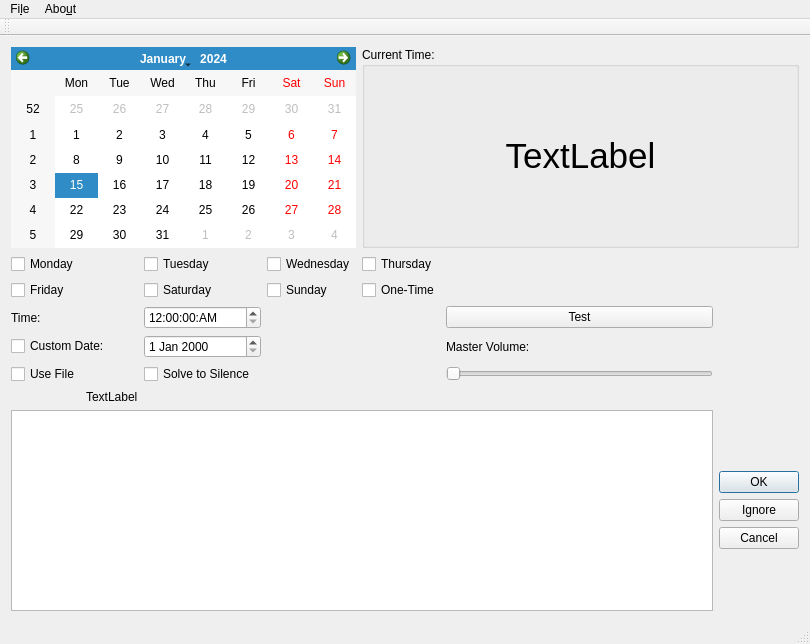
<?xml version="1.0" encoding="UTF-8"?>
<ui version="4.0">
 <class>MainWindow</class>
 <widget class="QMainWindow" name="MainWindow">
  <property name="enabled">
   <bool>true</bool>
  </property>
  <property name="geometry">
   <rect>
    <x>0</x>
    <y>0</y>
    <width>810</width>
    <height>644</height>
   </rect>
  </property>
  <property name="windowTitle">
   <string>QTalarm</string>
  </property>
  <property name="windowIcon">
   <iconset resource="Icons.qrc">
    <normaloff>:/new/icons/clock.png</normaloff>:/new/icons/clock.png</iconset>
  </property>
  <property name="autoFillBackground">
   <bool>false</bool>
  </property>
  <widget class="QWidget" name="centralWidget">
   <layout class="QGridLayout" name="gridLayout">
    <item row="7" column="8">
     <widget class="QDialogButtonBox" name="listAlmBtn">
      <property name="sizePolicy">
       <sizepolicy hsizetype="Fixed" vsizetype="Fixed">
        <horstretch>0</horstretch>
        <verstretch>0</verstretch>
       </sizepolicy>
      </property>
      <property name="orientation">
       <enum>Qt::Vertical</enum>
      </property>
      <property name="standardButtons">
       <set>QDialogButtonBox::Cancel|QDialogButtonBox::Ignore|QDialogButtonBox::Ok</set>
      </property>
     </widget>
    </item>
    <item row="0" column="0" colspan="6">
     <widget class="QCalendarWidget" name="calendarWidget"/>
    </item>
    <item row="2" column="4">
     <widget class="QCheckBox" name="chkSun">
      <property name="text">
       <string>Sunday</string>
      </property>
     </widget>
    </item>
    <item row="6" column="1">
     <widget class="QLabel" name="txtSoundPath">
      <property name="text">
       <string>TextLabel</string>
      </property>
     </widget>
    </item>
    <item row="5" column="0">
     <widget class="QCheckBox" name="chkSounds">
      <property name="text">
       <string>Use File</string>
      </property>
     </widget>
    </item>
    <item row="1" column="6">
     <widget class="QCheckBox" name="chkThurs">
      <property name="text">
       <string>Thursday</string>
      </property>
     </widget>
    </item>
    <item row="3" column="2" colspan="2">
     <widget class="QTimeEdit" name="timeEdit">
      <property name="displayFormat">
       <string>hh:mm:ss:AP</string>
      </property>
     </widget>
    </item>
    <item row="1" column="0" colspan="2">
     <widget class="QCheckBox" name="chkMon">
      <property name="text">
       <string>Monday</string>
      </property>
     </widget>
    </item>
    <item row="2" column="2">
     <widget class="QCheckBox" name="chkSat">
      <property name="text">
       <string>Saturday</string>
      </property>
     </widget>
    </item>
    <item row="4" column="0" colspan="2">
     <widget class="QCheckBox" name="chkCustom">
      <property name="text">
       <string>Custom Date:</string>
      </property>
     </widget>
    </item>
    <item row="5" column="2">
     <widget class="QCheckBox" name="chkBastard">
      <property name="cursor">
       <cursorShape>PointingHandCursor</cursorShape>
      </property>
      <property name="toolTip">
       <string extracomment="Force math questions to disable alarm"/>
      </property>
      <property name="text">
       <string>Solve to Silence</string>
      </property>
     </widget>
    </item>
    <item row="4" column="7">
     <widget class="QLabel" name="label">
      <property name="text">
       <string>Master Volume:</string>
      </property>
     </widget>
    </item>
    <item row="1" column="2">
     <widget class="QCheckBox" name="chkTues">
      <property name="text">
       <string>Tuesday</string>
      </property>
     </widget>
    </item>
    <item row="0" column="6" colspan="3">
     <widget class="QGroupBox" name="groupBox">
      <property name="enabled">
       <bool>true</bool>
      </property>
      <property name="acceptDrops">
       <bool>false</bool>
      </property>
      <property name="autoFillBackground">
       <bool>false</bool>
      </property>
      <property name="title">
       <string>Current Time:</string>
      </property>
      <property name="flat">
       <bool>false</bool>
      </property>
      <property name="checkable">
       <bool>false</bool>
      </property>
      <layout class="QGridLayout" name="gridLayout_2">
       <item row="0" column="0">
        <widget class="QLabel" name="Clock">
         <property name="minimumSize">
          <size>
           <width>0</width>
           <height>0</height>
          </size>
         </property>
         <property name="font">
          <font>
           <pointsize>26</pointsize>
          </font>
         </property>
         <property name="frameShadow">
          <enum>QFrame::Sunken</enum>
         </property>
         <property name="text">
          <string>TextLabel</string>
         </property>
         <property name="alignment">
          <set>Qt::AlignCenter</set>
         </property>
        </widget>
       </item>
      </layout>
     </widget>
    </item>
    <item row="3" column="7">
     <widget class="QPushButton" name="TestBtn">
      <property name="text">
       <string>Test</string>
      </property>
     </widget>
    </item>
    <item row="7" column="0" colspan="8">
     <widget class="QListWidget" name="listWidget"/>
    </item>
    <item row="1" column="4" colspan="2">
     <widget class="QCheckBox" name="chkWed">
      <property name="text">
       <string>Wednesday</string>
      </property>
     </widget>
    </item>
    <item row="4" column="2" colspan="2">
     <widget class="QDateEdit" name="CustEdit"/>
    </item>
    <item row="2" column="0" colspan="2">
     <widget class="QCheckBox" name="chkFri">
      <property name="text">
       <string>Friday</string>
      </property>
     </widget>
    </item>
    <item row="3" column="0">
     <widget class="QLabel" name="lblTime">
      <property name="text">
       <string>Time:</string>
      </property>
     </widget>
    </item>
    <item row="5" column="7">
     <widget class="QSlider" name="VolumeSlider">
      <property name="orientation">
       <enum>Qt::Horizontal</enum>
      </property>
     </widget>
    </item>
    <item row="2" column="6">
     <widget class="QCheckBox" name="chkOnshot">
      <property name="text">
       <string>One-Time</string>
      </property>
     </widget>
    </item>
   </layout>
  </widget>
  <widget class="QMenuBar" name="menuBar">
   <property name="geometry">
    <rect>
     <x>0</x>
     <y>0</y>
     <width>810</width>
     <height>22</height>
    </rect>
   </property>
   <widget class="QMenu" name="menuFile">
    <property name="title">
     <string>Fi&amp;le</string>
    </property>
    <addaction name="actionSettings"/>
    <addaction name="separator"/>
    <addaction name="actionQuit"/>
   </widget>
   <widget class="QMenu" name="menuAbout">
    <property name="title">
     <string>Abo&amp;ut</string>
    </property>
    <addaction name="actionAbout_QT"/>
    <addaction name="actionAbout_QTalam"/>
   </widget>
   <addaction name="menuFile"/>
   <addaction name="menuAbout"/>
  </widget>
  <widget class="QToolBar" name="mainToolBar">
   <attribute name="toolBarArea">
    <enum>TopToolBarArea</enum>
   </attribute>
   <attribute name="toolBarBreak">
    <bool>false</bool>
   </attribute>
  </widget>
  <widget class="QStatusBar" name="statusBar"/>
  <action name="actionQuit">
   <property name="text">
    <string>&amp;Quit</string>
   </property>
  </action>
  <action name="actionAbout_QT">
   <property name="text">
    <string>&amp;About QT</string>
   </property>
  </action>
  <action name="actionAbout_QTalam">
   <property name="text">
    <string>About &amp;QTalam</string>
   </property>
  </action>
  <action name="actionSettings">
   <property name="text">
    <string>&amp;Settings</string>
   </property>
  </action>
 </widget>
 <layoutdefault spacing="6" margin="11"/>
 <resources>
  <include location="Icons.qrc"/>
 </resources>
 <connections/>
</ui>
